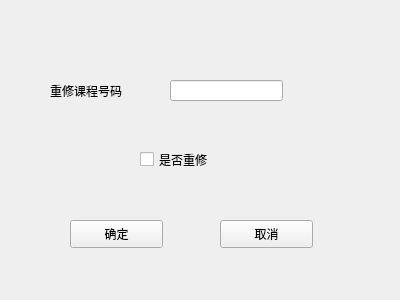
<?xml version="1.0" encoding="UTF-8"?>
<ui version="4.0">
 <class>change_stu_state</class>
 <widget class="QWidget" name="change_stu_state">
  <property name="geometry">
   <rect>
    <x>0</x>
    <y>0</y>
    <width>400</width>
    <height>300</height>
   </rect>
  </property>
  <property name="windowTitle">
   <string>Form</string>
  </property>
  <widget class="QPushButton" name="btnSure">
   <property name="geometry">
    <rect>
     <x>70</x>
     <y>220</y>
     <width>93</width>
     <height>28</height>
    </rect>
   </property>
   <property name="text">
    <string>确定</string>
   </property>
  </widget>
  <widget class="QPushButton" name="btnCancel">
   <property name="geometry">
    <rect>
     <x>220</x>
     <y>220</y>
     <width>93</width>
     <height>28</height>
    </rect>
   </property>
   <property name="text">
    <string>取消</string>
   </property>
  </widget>
  <widget class="QLabel" name="label">
   <property name="geometry">
    <rect>
     <x>50</x>
     <y>80</y>
     <width>101</width>
     <height>21</height>
    </rect>
   </property>
   <property name="text">
    <string>重修课程号码</string>
   </property>
  </widget>
  <widget class="QLineEdit" name="lineEdit">
   <property name="geometry">
    <rect>
     <x>170</x>
     <y>80</y>
     <width>113</width>
     <height>21</height>
    </rect>
   </property>
  </widget>
  <widget class="QCheckBox" name="checkBox_Retkae">
   <property name="geometry">
    <rect>
     <x>140</x>
     <y>150</y>
     <width>91</width>
     <height>19</height>
    </rect>
   </property>
   <property name="text">
    <string>是否重修</string>
   </property>
  </widget>
 </widget>
 <resources/>
 <connections/>
</ui>
